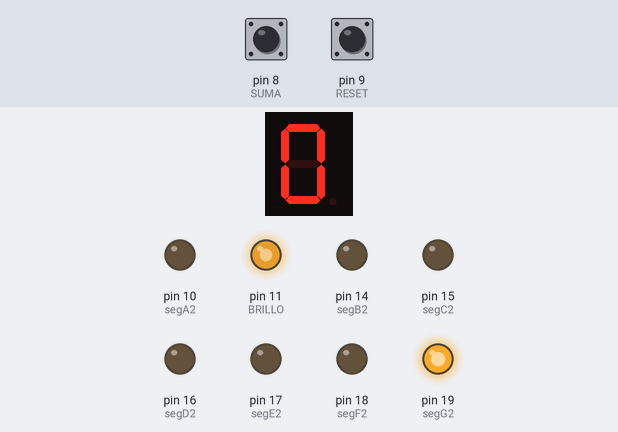
A sketch run on a simulated Arduino Uno, built with avr-gcc and run on an emulated ATmega328P. On the bench: 1-digit seven-segment display, output pins drawn as LEDs (lit = HIGH). Wiring (inferred from the names in the program): 1-digit 7-segment display, segments lit when LOW: segments pin 0, pin 1, pin 2, pin 3, pin 4, pin 5, pin 6. The inputs (shaded band) are chosen by the test bench; at power-on: pin 8 (SUMA) HIGH, pin 9 (RESET) HIGH. The segment pins are drawn as the display they are named for; pins used as bus, display or sensor lines are not drawn.

Above: at 1.2 s.
1.3 s: pin 8 (SUMA) pulled LOW for 3.2 s
At 5.2 s:
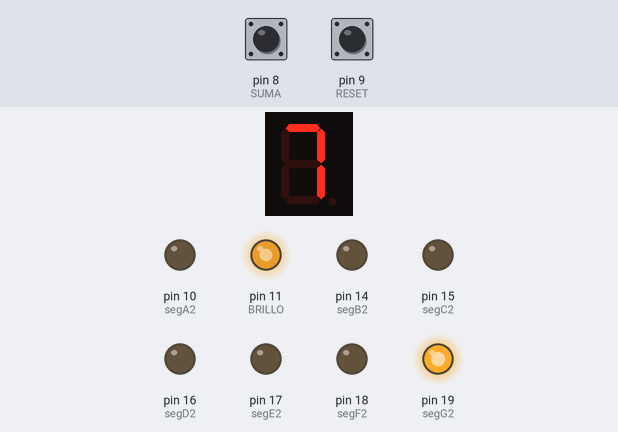
6.0 s: pin 8 (SUMA) pulled LOW for 3.2 s
At 9.9 s:
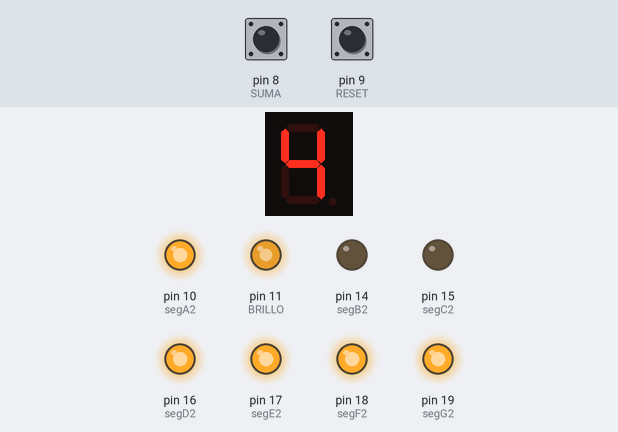
11.0 s: pin 8 (SUMA) pulled LOW for 3.2 s
At 14.9 s:
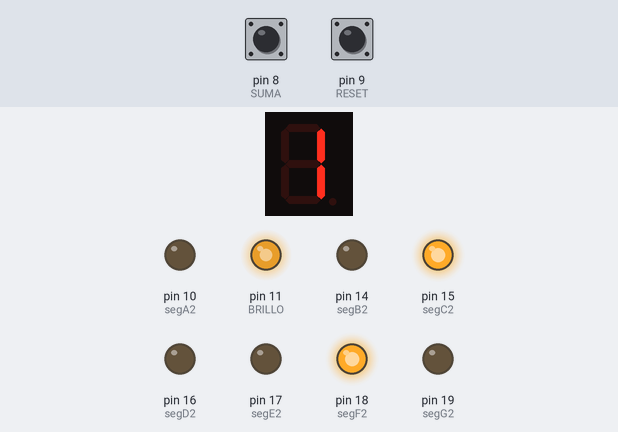
16.0 s: pin 9 (RESET) pulled LOW for 0.15 s
At 17.3 s:
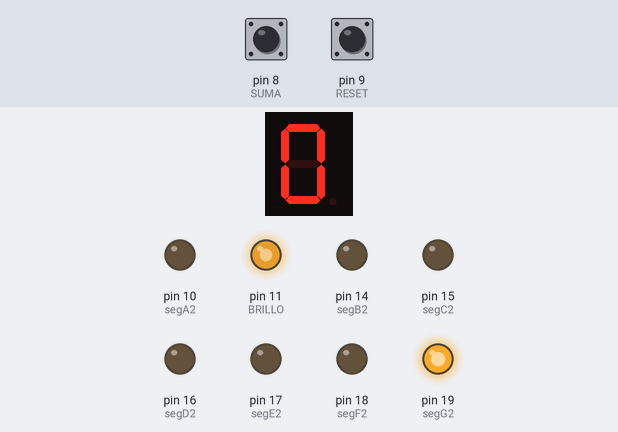
Timing chart, 0 to 18.6 s (numbered marks = the images above; inputs shaded):
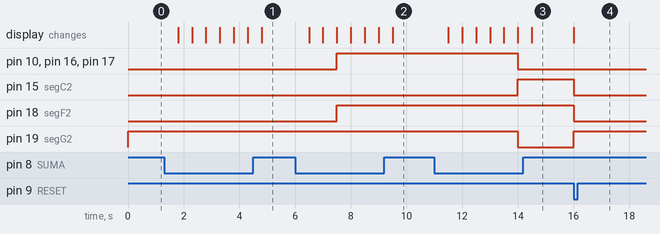

The sketch:

P1_7_segmentos2.ino
```cpp
/*
  ISABA - 2025
  German Bueno y Pol Pavo
  T12 - Encarna Garcia

*/
#define BRILLO 11  // Pin que fija el brillo del display, conectado al ánodo común
#define SUMA 8     // Pin conectado al pulsador de suma
#define RESET 9    // Pin conectado al pulsador de resta

#define V_MAX 99         // Valor máximo del contador
#define INTENSIDAD 80   //Intensidad del display


//Pins de conexión a los segmentos (cátodos)
#define  segA  0
#define  segB  1
#define  segC  2
#define  segD  3
#define  segE  4
#define  segF  5
#define  segG  6


#define  segA2  10
#define  segB2  14
#define  segC2  15
#define  segD2  16
#define  segE2  17
#define  segF2  18
#define  segG2  19

// Vector con los segmentos que representan los números decimales (0-9)
byte segments[10] = {
// bgfedcba  <--- segmentos
  B00111111, // Número 0
  B00000110, // Número 1
  B01011011, // Número 2
  B01001111, // Número 3
  B01100110, // Número 4
  B01101101, // Número 5
  B01111101, // Número 6
  B00000111, // Número 7
  B01111111, // Número 8
  B01101111  // Número 9
};

void setup(){

  pinMode(SUMA, INPUT_PULLUP);       // Se define el pulsador de suma como entrada
  pinMode(RESET, INPUT_PULLUP);      // Se define el pulsador de resta como entrada
  //digitalWrite(RESET, HIGH);
  //digitalWrite(SUMA, HIGH);

// Se definen los pines de conexión de los segmentos como salidas
  //Display1
  pinMode(segA,OUTPUT);
  pinMode(segB,OUTPUT);
  pinMode(segC,OUTPUT);
  pinMode(segD,OUTPUT);
  pinMode(segE,OUTPUT);
  pinMode(segF,OUTPUT);
  pinMode(segG,OUTPUT);
  //Display2
  pinMode(segA2,OUTPUT);
  pinMode(segB2,OUTPUT);
  pinMode(segC2,OUTPUT);
  pinMode(segD2,OUTPUT);
  pinMode(segE2,OUTPUT);
  pinMode(segF2,OUTPUT);
  pinMode(segG2,OUTPUT);
  pinMode(BRILLO,OUTPUT);

  analogWrite(BRILLO,255*INTENSIDAD/100);   // Fijamos el brillo del display

}

int INICIAL = 0;                    // El contador inicialmente estará a cero

//================================================================
void loop(){
  Display(INICIAL);


  if(digitalRead(RESET)==0)
  {
   INICIAL = 0;
  }
  if(digitalRead(SUMA)==0)
  {
    if(INICIAL != V_MAX){
      INICIAL++;
      delay(500);
    }else{
      INICIAL = 0;
    }
  }

}

/*-------------------------------------------------------------------
Relacionamos los segmentos con los números
--------------------------------------------------------------------*/
void Display(int number){
  byte segs =  ~segments[number%10];        //"~" se usa para el ánodo común

  digitalWrite(segA, bitRead(segs, 0) );
  digitalWrite(segB, bitRead(segs, 1) );
  digitalWrite(segC, bitRead(segs, 2) );
  digitalWrite(segD, bitRead(segs, 3) );
  digitalWrite(segE, bitRead(segs, 4) );
  digitalWrite(segF, bitRead(segs, 5) );
  digitalWrite(segG, bitRead(segs, 6) );

  segs =  ~segments[number/10];
  digitalWrite(segA2, bitRead(segs, 0) );
  digitalWrite(segB2, bitRead(segs, 1) );
  digitalWrite(segC2, bitRead(segs, 2) );
  digitalWrite(segD2, bitRead(segs, 3) );
  digitalWrite(segE2, bitRead(segs, 4) );
  digitalWrite(segF2, bitRead(segs, 5) );
  digitalWrite(segG2, bitRead(segs, 6) );
}
```

Measured:
- after the input at 1.3 s, the display: first changes after 0.50 s (image 1 shows a later state)
- after the input at 6.0 s, pin 10 (segA2), pin 16 (segD2), pin 17 (segE2), pin 18 (segF2): LOW → HIGH after 1.5 s; the display: first changes after 0.50 s (image 2 shows a later state)
- after the input at 11.0 s, pin 10 (segA2), pin 16 (segD2), pin 17 (segE2), pin 19 (segG2): HIGH → LOW after 3.0 s; pin 15 (segC2): LOW → HIGH after 3.0 s; the display: first changes after 0.50 s (image 3 shows a later state)
- after the input at 16.0 s, pin 15 (segC2), pin 18 (segF2): HIGH → LOW at once; pin 19 (segG2): LOW → HIGH at once; the display: changes at once (image 4)
